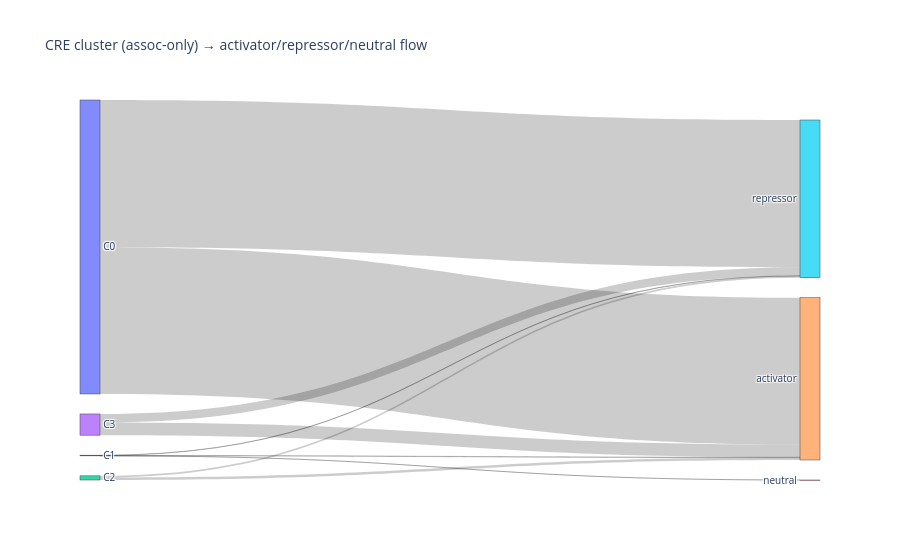

Notebook code cell kept with this figure:
### Code cell
import plotly.graph_objects as go

# 1) Build the flow table using the correct cluster column
flow = assoc.groupby(['cluster_assoc', 'effect_direction']) \
            .size() \
            .reset_index(name='count')

# 2) Define node labels: one per assoc-cluster, then one per effect
cluster_ids   = sorted(assoc['cluster_assoc'].unique())
effect_labels = ['activator','repressor','neutral']
labels        = [f"C{c}" for c in cluster_ids] + effect_labels

# 3) Map each cluster and each effect to a node index
cluster_to_idx = {c:i for i,c in enumerate(cluster_ids)}
effect_to_idx  = {e:len(cluster_ids)+j for j,e in enumerate(effect_labels)}

# 4) Build source/target/value arrays
sources = flow['cluster_assoc'].map(cluster_to_idx)
targets = flow['effect_direction'].map(effect_to_idx)
values  = flow['count']

# 5) Plot
fig = go.Figure(go.Sankey(
    node = dict(label=labels),
    link = dict(source=sources, target=targets, value=values)
))
fig.update_layout(
    title_text="CRE cluster (assoc-only) → activator/repressor/neutral flow",
    font_size=10
)
fig.show()

### Figure 1 — Plotly figure (JSON) as saved in the notebook; plotly's stock layout.template omitted (floating-point values rounded to 4 significant figures)
{"data": [{"link": {"source": [0, 0, 1, 1, 1, 2, 2, 3, 3], "target": [4, 5, 4, 6, 5, 4, 5, 4, 5], "value": [45224, 45347, 108, 1, 94, 741, 538, 3917, 2623]}, "node": {"label": ["C0", "C1", "C2", "C3", "activator", "repressor", "neutral"]}, "type": "sankey"}], "layout": {"font": {"size": 10}, "title": {"text": "CRE cluster (assoc-only) → activator/repressor/neutral flow"}}}
